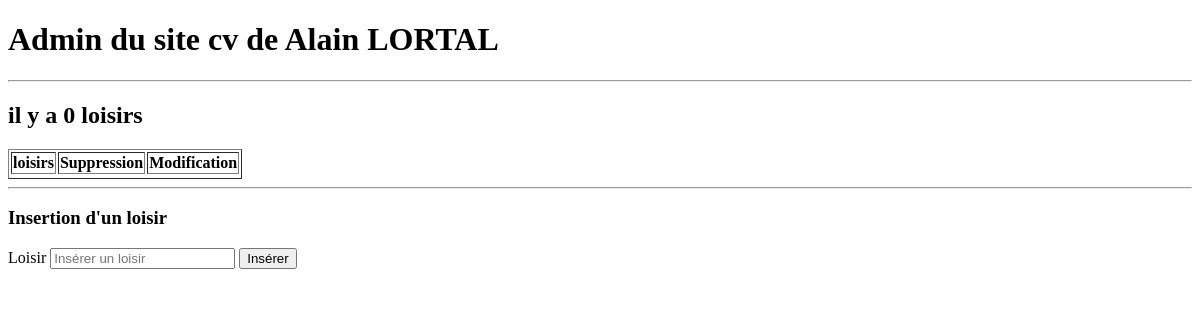
Page /loisirs.php on the earlier database version.
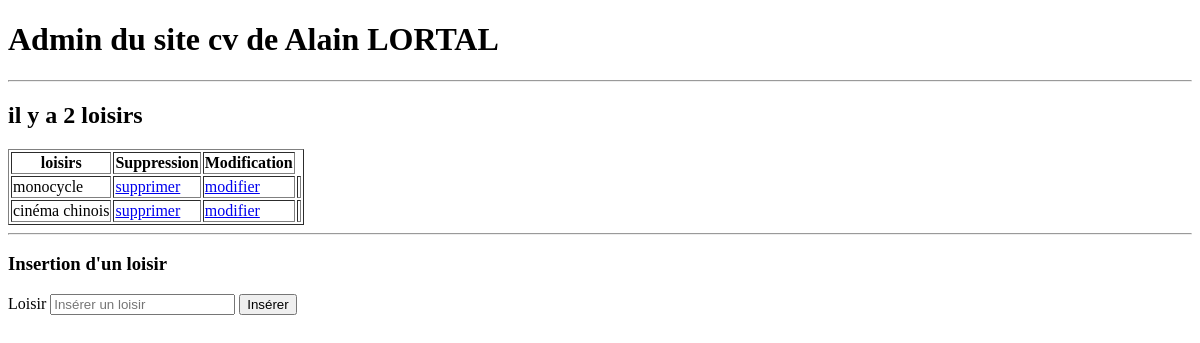
Same page on the later database version.
### tables this page shows
CREATE TABLE `t_loisirs` (
  `id_loisir` int(3) NOT NULL,
  `loisir` varchar(30) NOT NULL,
  `utilisateur_id` int(3) NOT NULL
);

### loisirs.php (the view, shortened to what this page needs)
<?php require 'connexion.php'; ?>
<!Doctype html>
<html lang="fr">
<head>
	<?php
		$sql = $pdoCV -> query("SELECT * FROM t_utilisateurs WHERE id_utilisateur = '1' ");
		$ligne_utilisateur = $sql -> fetch(PDO::FETCH_ASSOC);
	?>
</head>
<html>
	<body>
		<h1>Admin du site cv de <?php echo($ligne_utilisateur['prenom'].' '.$ligne_utilisateur['nom']); ?></h1>
		<hr>
		<?php
				$sql = $pdoCV->prepare("SELECT * FROM t_loisirs WHERE utilisateur_id='1'");
				$sql->execute();
				$nbr_loisirs = $sql->rowCount();
		?>
		<h2> il y a <?php echo $nbr_loisirs; ?> loisirs</h2>
		<table border="1">
			<tr>
				<th>loisirs</th>
				<th>Suppression</th>
				<th>Modification</th>
			</tr>
			<tr>
				<?php while ($ligne_loisir = $sql->fetch()){ ?>
				<td><?php echo $ligne_loisir['loisir']; ?></td>
				<td><a href="loisirs.php?id_loisir=<?php echo $ligne_loisir['id_loisir']; ?> ">supprimer</a></td>
				<td><a href="modif_loisir.php?id_loisir=<?php echo $ligne_loisir['id_loisir']; ?> ">modifier</a></td>
				<td></td>
			</tr>
			<?php } ?>
		</table>
		<hr>
		<h3>Insertion d'un loisir</h3>
		<form action="loisirs.php" method="post">
			<label for="loisir">Loisir</label>
			<input type="text" name="loisir" id="loisir" placeholder="Insérer un loisir">
			<input type="submit" value="Insérer">
		</form>
	</body>
</html>

Differences in the rows shown:
added t_loisirs: loisir "monocycle"
added t_loisirs: loisir "cinéma chinois"
Other differences:
$nbr_loisirs: "0" → "2"
